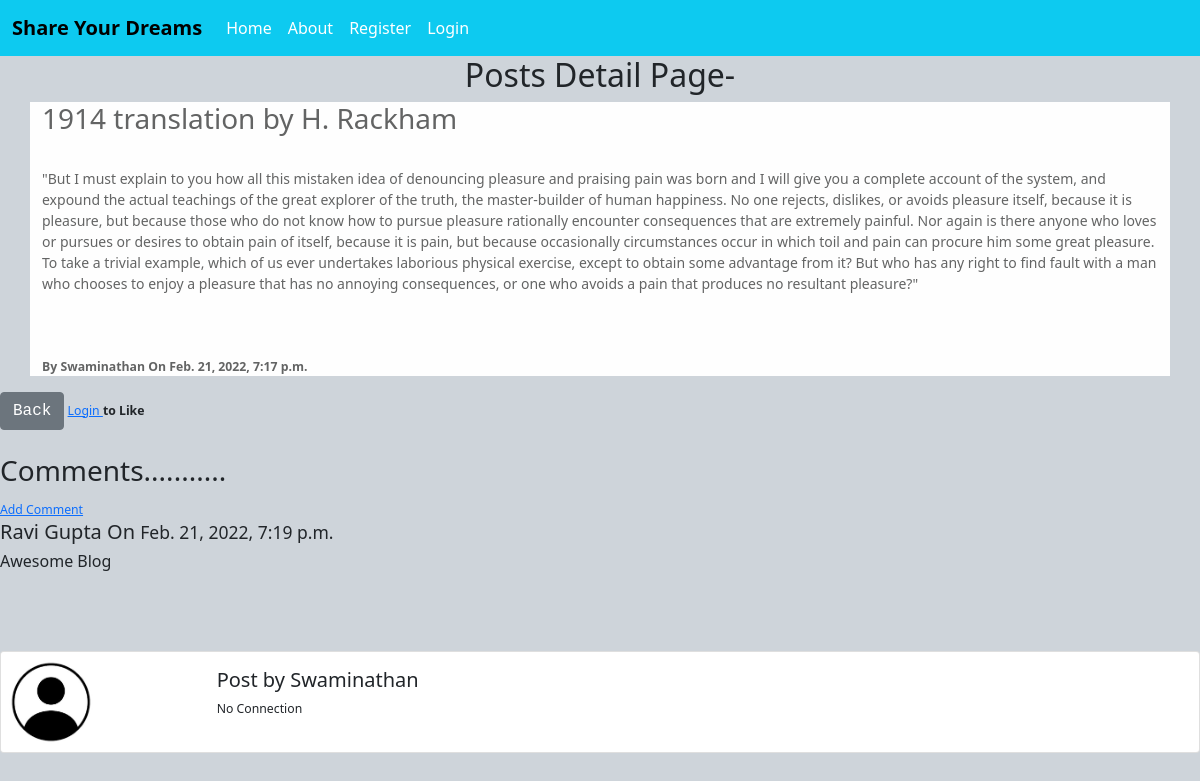
Screenshot of /article/17 with the database file from the repository.
### theblog/models.py (models this page shows, shortened)
class Post(models.Model):
    author=models.ForeignKey(User,on_delete=models.CASCADE)
    title=models.CharField(max_length=200)
    header_image=models.ImageField(null=True,blank=True,upload_to="image/")
    snippet=models.CharField(max_length=500, default='click above to read post')
    text=RichTextField()
    creation_date=models.DateTimeField(auto_now_add=True)
    publish_date=models.DateTimeField(auto_now_add=True)
    likes=models.ManyToManyField(User,related_name='post_likes')
    def total_likes(self):
        return self.likes.count()

class Comment(models.Model):
    post_id=models.ForeignKey(Post,related_name='comments',on_delete=models.CASCADE) #manytoone
    name=models.CharField(max_length=20,)
    body=models.TextField(null=True, blank=True)
    date_added=models.DateTimeField(default=timezone.now)

### theblog/views.py (the view)
# urls.py: path('article/<int:pk>',views.ArticleDetailView.as_view(),name='article'),
class ArticleDetailView(DetailView):
    model=Post
    template_name='theblog/article_detail.html'
    def get_context_data(self,*args, **kwargs):
        context=super(ArticleDetailView,self).get_context_data(*args,**kwargs)
        stuff= get_object_or_404(Post,id=self.kwargs['pk'])
        total_likes=stuff.total_likes()
        liked=False
        if stuff.likes.filter(id=self.request.user.id).exists():
            liked=True
        context['total_likes']=total_likes
        context['liked']=liked
        return context

### templates/theblog/article_detail.html (shortened to what this page needs)
{% extends 'theblog/base.html' %}
{% load static %}
    {% block content %}
    <div class="container"    >
    <h2 class="text-center">Posts Detail Page-</h2>
  </div>
  <div class="container alert-light">
    <div class="d-flex  bd-highlight">
    <h3>{{post.title | safe}}</h3>
  </div>
    <br>
    <small>{{post.text | safe}}<small>
    <br>
    <br>
    <p><strong>By {{post.author.first_name}} On {{post.publish_date}}</strong></p>
  </div>
    <samp><a href="{% url 'home' %}" class="btn btn-secondary"> Back</a></samp>
{%   if  not user.is_authenticated %}
<a href="{%url 'login' %}">Login </a> <strong>to Like</strong>
{% endif %}
<br>
<br>
<h3>Comments...........</h3>
<a href="{%  url 'add_comment' post.pk %}">Add Comment</a>
{% if not post.comments.all %}
<h6>No Comments yet....</h6>
{% else %}
{% for  cmnts in post.comments.all %}
<h5>{{cmnts.name}}  On <small> {{cmnts.date_added}}</small></h5>
<h6>{{cmnts.body}}</h6>
{% endfor%}
{% endif %}
<br>
<br>
   <br>
   <div class="card mb-3" >
    <div class="row g-0">
      <div class="col-md-2">
        {% if post.author.profile.profile_pic %}
        <img src="{{post.author.profile.profile_pic.url}}" class="img-fluid rounded-start" width="100" height="100" alt="...">
        {% else %}
        <img src="{%  static 'images/download.png' %}" class="img-fluid rounded-start" width="100" height="100" alt="...">
        {% endif %}
      </div>
      <div class="col-md-10">
        <div class="card-body">
          <h5 class="card-title">Post by {{post.author.first_name}}</h5>
          {% if post.author.profile.facebook_url %}
          <span class="card-text"><a href="{{post.author.profile.insta_url}}">insta</a></span>
          {% else %}
          <span class="card-text"><a >No Connection</a></span>
            {% endif %}
        </div>
      </div>
    </div>
  </div>
    {% endblock %}

### templates/theblog/base.html (style rules this page uses)
body { background-color: #ced4da; }

### rows the page displays
Post: title "1914 translation by H. Rackham", text "\"But I must explain to you how all this mistaken idea of denouncing pleasure and praising pain was born and I will give you a complete account of the system, and expound the actual teachings of the great explorer of the truth, the master-builder of human happiness. No one rejects, dislikes, or avoids pleasure itself, because it is pleasure, but because those who do not know how to pursue pleasure rationally encounter consequences that are extremely painful. Nor again is there anyone who loves or pursues or desires to obtain pain of itself, because it is pain, but because occasionally circumstances occur in which toil and pain can procure him some great pleasure. To take a trivial example,…", author.first_name "Swaminathan", publish_date "Feb. 21, 2022, 7:17 p.m."
Comment: name "Ravi Gupta", date_added "Feb. 21, 2022, 7:19 p.m.", body "Awesome Blog"
